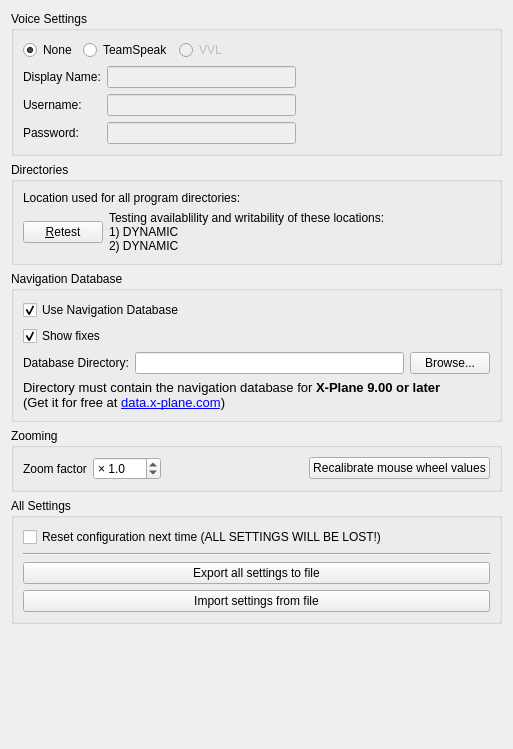
     <widget class="QWidget" name="specialTab">
      <attribute name="title">
       <string>Special</string>
      </attribute>
      <layout class="QVBoxLayout" name="verticalLayout">
       <item>
        <widget class="QGroupBox" name="groupBoxVoice">
         <property name="title">
          <string>Voice Settings</string>
         </property>
         <layout class="QGridLayout" name="_2">
          <item row="0" column="0" colspan="3">
           <layout class="QHBoxLayout" name="_3">
            <item>
             <widget class="QRadioButton" name="rbNone">
              <property name="text">
               <string>None</string>
              </property>
              <property name="checked">
               <bool>true</bool>
              </property>
             </widget>
            </item>
            <item>
             <widget class="QRadioButton" name="rbTeamSpeak">
              <property name="text">
               <string>TeamSpeak</string>
              </property>
              <property name="checked">
               <bool>false</bool>
              </property>
             </widget>
            </item>
            <item>
             <widget class="QRadioButton" name="rbVRC">
              <property name="enabled">
               <bool>false</bool>
              </property>
              <property name="toolTip">
               <string>VATSIM voice not possible due to licensing problems.</string>
              </property>
              <property name="text">
               <string>VVL</string>
              </property>
             </widget>
            </item>
            <item>
             <spacer>
              <property name="orientation">
               <enum>Qt::Horizontal</enum>
              </property>
              <property name="sizeHint" stdset="0">
               <size>
                <width>40</width>
                <height>20</height>
               </size>
              </property>
             </spacer>
            </item>
           </layout>
          </item>
          <item row="1" column="0">
           <widget class="QLabel" name="label_44">
            <property name="text">
             <string>Display Name:</string>
            </property>
            <property name="buddy">
             <cstring>editVoiceCallsign</cstring>
            </property>
           </widget>
          </item>
          <item row="1" column="1">
           <widget class="QLineEdit" name="editVoiceCallsign">
            <property name="enabled">
             <bool>false</bool>
            </property>
           </widget>
          </item>
          <item row="2" column="0">
           <widget class="QLabel" name="label_45">
            <property name="text">
             <string>Username:</string>
            </property>
            <property name="buddy">
             <cstring>editVoiceUser</cstring>
            </property>
           </widget>
          </item>
          <item row="2" column="1">
           <widget class="QLineEdit" name="editVoiceUser">
            <property name="enabled">
             <bool>false</bool>
            </property>
           </widget>
          </item>
          <item row="3" column="0">
           <widget class="QLabel" name="label_46">
            <property name="text">
             <string>Password:</string>
            </property>
            <property name="buddy">
             <cstring>editVoicePassword</cstring>
            </property>
           </widget>
          </item>
          <item row="3" column="1">
           <widget class="QLineEdit" name="editVoicePassword">
            <property name="enabled">
             <bool>false</bool>
            </property>
            <property name="echoMode">
             <enum>QLineEdit::Password</enum>
            </property>
           </widget>
          </item>
          <item row="2" column="2">
           <spacer>
            <property name="orientation">
             <enum>Qt::Horizontal</enum>
            </property>
            <property name="sizeHint" stdset="0">
             <size>
              <width>40</width>
              <height>20</height>
             </size>
            </property>
           </spacer>
          </item>
          <item row="1" column="2">
           <spacer>
            <property name="orientation">
             <enum>Qt::Horizontal</enum>
            </property>
            <property name="sizeHint" stdset="0">
             <size>
              <width>40</width>
              <height>20</height>
             </size>
            </property>
           </spacer>
          </item>
          <item row="3" column="2">
           <spacer>
            <property name="orientation">
             <enum>Qt::Horizontal</enum>
            </property>
            <property name="sizeHint" stdset="0">
             <size>
              <width>40</width>
              <height>20</height>
             </size>
            </property>
           </spacer>
          </item>
         </layout>
        </widget>
       </item>
       <item>
        <widget class="QGroupBox" name="groupBox_5">
         <property name="title">
          <string>Directories</string>
         </property>
         <layout class="QVBoxLayout" name="verticalLayout_12">
          <item>
           <layout class="QHBoxLayout" name="horizontalLayout_7">
            <item>
             <widget class="QLabel" name="label_20">
              <property name="text">
               <string>Location used for all program directories:</string>
              </property>
              <property name="wordWrap">
               <bool>true</bool>
              </property>
             </widget>
            </item>
            <item>
             <widget class="QLabel" name="lblApplicationDataDirectory">
              <property name="text">
               <string/>
              </property>
             </widget>
            </item>
           </layout>
          </item>
          <item>
           <layout class="QHBoxLayout" name="horizontalLayout_8">
            <item>
             <widget class="QPushButton" name="pbRetestApplicationDataDirectory">
              <property name="text">
               <string>&amp;Retest</string>
              </property>
             </widget>
            </item>
            <item>
             <widget class="QLabel" name="lblCalculatedApplicationDataDirectory">
              <property name="sizePolicy">
               <sizepolicy hsizetype="MinimumExpanding" vsizetype="Preferred">
                <horstretch>0</horstretch>
                <verstretch>0</verstretch>
               </sizepolicy>
              </property>
              <property name="text">
               <string>Testing availablility and writability of these locations:
1) DYNAMIC
2) DYNAMIC</string>
              </property>
              <property name="wordWrap">
               <bool>true</bool>
              </property>
             </widget>
            </item>
           </layout>
          </item>
         </layout>
        </widget>
       </item>
       <item>
        <widget class="QGroupBox" name="groupBoxDatabase">
         <property name="title">
          <string>Navigation Database</string>
         </property>
         <layout class="QVBoxLayout" name="_4">
          <item>
           <widget class="QCheckBox" name="cbUseNavDatabase">
            <property name="text">
             <string>Use Navigation Database</string>
            </property>
            <property name="checked">
             <bool>true</bool>
            </property>
           </widget>
          </item>
          <item>
           <widget class="QCheckBox" name="cbShowFixes">
            <property name="text">
             <string>Show fixes</string>
            </property>
            <property name="checked">
             <bool>true</bool>
            </property>
           </widget>
          </item>
          <item>
           <layout class="QHBoxLayout" name="_5">
            <item>
             <widget class="QLabel" name="label_4">
              <property name="text">
               <string>Database Directory:</string>
              </property>
              <property name="buddy">
               <cstring>editNavdir</cstring>
              </property>
             </widget>
            </item>
            <item>
             <widget class="QLineEdit" name="editNavdir"/>
            </item>
            <item>
             <widget class="QPushButton" name="browseNavdirButton">
              <property name="toolTip">
               <string>Shall be the folder that contains 'default_scenery' and 'default_data'</string>
              </property>
              <property name="text">
               <string>Browse...</string>
              </property>
              <property name="flat">
               <bool>false</bool>
              </property>
             </widget>
            </item>
           </layout>
          </item>
          <item>
           <widget class="QLabel" name="label_5">
            <property name="sizePolicy">
             <sizepolicy hsizetype="Preferred" vsizetype="Minimum">
              <horstretch>0</horstretch>
              <verstretch>0</verstretch>
             </sizepolicy>
            </property>
            <property name="text">
             <string>&lt;!DOCTYPE HTML PUBLIC &quot;-//W3C//DTD HTML 4.0//EN&quot; &quot;http://www.w3.org/TR/REC-html40/strict.dtd&quot;&gt;
&lt;html&gt;&lt;head&gt;&lt;meta name=&quot;qrichtext&quot; content=&quot;1&quot; /&gt;&lt;style type=&quot;text/css&quot;&gt;
p, li { white-space: pre-wrap; }
&lt;/style&gt;&lt;/head&gt;&lt;body style=&quot; font-family:'UnDotum'; font-size:10pt; font-weight:400; font-style:normal;&quot;&gt;
&lt;p style=&quot; margin-top:0px; margin-bottom:0px; margin-left:0px; margin-right:0px; -qt-block-indent:0; text-indent:0px;&quot;&gt;Directory must contain the navigation database for &lt;span style=&quot; font-weight:600;&quot;&gt;X-Plane 9.00 or later&lt;/span&gt; &lt;/p&gt;
&lt;p style=&quot; margin-top:0px; margin-bottom:0px; margin-left:0px; margin-right:0px; -qt-block-indent:0; text-indent:0px;&quot;&gt;(Get it for free at &lt;a href=&quot;http://data.x-plane.com&quot;&gt;&lt;span style=&quot; text-decoration: underline; color:#0000ff;&quot;&gt;data.x-plane.com&lt;/span&gt;&lt;/a&gt;)&lt;/p&gt;&lt;/body&gt;&lt;/html&gt;</string>
            </property>
            <property name="wordWrap">
             <bool>true</bool>
            </property>
            <property name="openExternalLinks">
             <bool>true</bool>
            </property>
           </widget>
          </item>
         </layout>
        </widget>
       </item>
       <item>
        <widget class="QGroupBox" name="groupZoom">
         <property name="title">
          <string>Zooming</string>
         </property>
         <layout class="QGridLayout" name="gridLayout_10">
          <item row="0" column="1">
           <widget class="QDoubleSpinBox" name="sbZoomFactor">
            <property name="toolTip">
             <string>All zooming gets accelerated by this value.</string>
            </property>
            <property name="prefix">
             <string>× </string>
            </property>
            <property name="decimals">
             <number>1</number>
            </property>
            <property name="minimum">
             <double>0.100000000000000</double>
            </property>
            <property name="singleStep">
             <double>0.100000000000000</double>
            </property>
            <property name="value">
             <double>1.000000000000000</double>
            </property>
           </widget>
          </item>
          <item row="0" column="0">
           <widget class="QLabel" name="label_50">
            <property name="text">
             <string>Zoom factor</string>
            </property>
           </widget>
          </item>
          <item row="0" column="2">
           <spacer name="horizontalSpacer_14">
            <property name="orientation">
             <enum>Qt::Horizontal</enum>
            </property>
            <property name="sizeHint" stdset="0">
             <size>
              <width>40</width>
              <height>20</height>
             </size>
            </property>
           </spacer>
          </item>
          <item row="0" column="3">
           <widget class="QPushButton" name="pbWheelCalibrate">
            <property name="toolTip">
             <string>The maximum value of your mouse wheel gets updated constantly as it differs from mouse driver to mouse driver. Reset if you feel your zomming is way too slow.</string>
            </property>
            <property name="text">
             <string>Recalibrate mouse wheel values</string>
            </property>
           </widget>
          </item>
         </layout>
        </widget>
       </item>
       <item>
        <widget class="QGroupBox" name="groupBoxResetConfigration">
         <property name="title">
          <string>All Settings</string>
         </property>
         <layout class="QVBoxLayout" name="_6">
          <item>
           <widget class="QCheckBox" name="cbResetConfiguration">
            <property name="text">
             <string>Reset configuration next time (ALL SETTINGS WILL BE LOST!)</string>
            </property>
           </widget>
          </item>
          <item>
           <widget class="Line" name="line_2">
            <property name="orientation">
             <enum>Qt::Horizontal</enum>
            </property>
           </widget>
          </item>
          <item>
           <widget class="QPushButton" name="pbExportToFile">
            <property name="toolTip">
             <string>Writes settings to .ini file.</string>
            </property>
            <property name="text">
             <string>Export all settings to file</string>
            </property>
           </widget>
          </item>
          <item>
           <widget class="QPushButton" name="pbImportFromFile">
            <property name="toolTip">
             <string>Reads settings from .ini file. This does not replace your current settings, but gets merged with it. That means, only values present in the new .ini will actually be changed.</string>
            </property>
            <property name="text">
             <string>Import settings from file</string>
            </property>
           </widget>
          </item>
         </layout>
        </widget>
       </item>
       <item>
        <spacer name="spacer">
         <property name="orientation">
          <enum>Qt::Vertical</enum>
         </property>
         <property name="sizeHint" stdset="0">
          <size>
           <width>491</width>
           <height>114</height>
          </size>
         </property>
        </spacer>
       </item>
      </layout>
     </widget>
